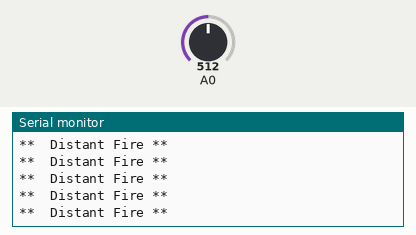
Simulated run of this sketch. Board: Arduino Uno, built with avr-gcc and run on an emulated ATmega328P. On the bench: the last lines printed to the serial monitor. The test bench sets the inputs (shaded band); at power-on: A0 = 512.

Above: at 1.2 s.
1.3 s: A0 set to 669
2.8 s: A0 set to 692
At 3.4 s:
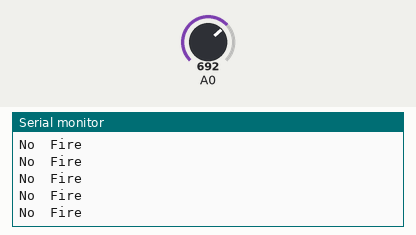
4.7 s: A0 set to 306
At 5.5 s:
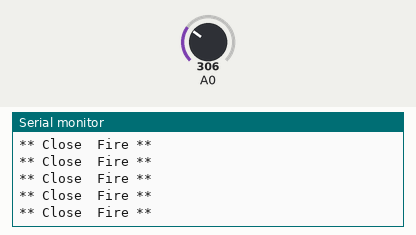
6.6 s: A0 set to 350
At 7.1 s:
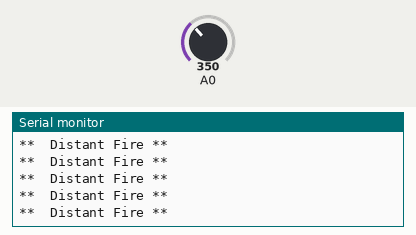
9.6 s: A0 set to 122
At 10.5 s:
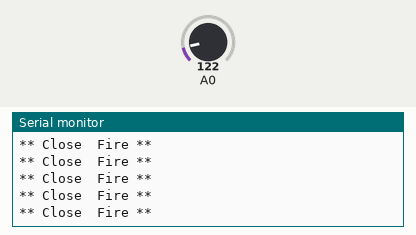
12.6 s: A0 set to 511
At 13.5 s:
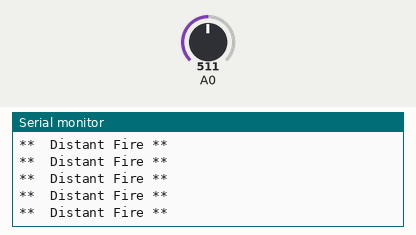

The sketch:

Flame_sensor.ino
```cpp
const int sensorMin = 0;     //  sensor minimum
const int sensorMax = 1024;  // sensor maximum

void setup()  {
  // initialize serial communication @ 9600 baud:
  Serial.begin(9600);
}
void loop() {
  // read the sensor on analog A0:
	int sensorReading  = analogRead(A0);
  // map the sensor range (four options):
  // ex: 'long  int map(long int, long int, long int, long int, long int)'
	int range = map(sensorReading,  sensorMin, sensorMax, 0, 3);

  // range value:
  switch (range) {
  case 0:    // A fire closer than 1.5 feet away.
    Serial.println("** Close  Fire **");
    break;
  case 1:    // A fire between 1-3 feet away.
    Serial.println("**  Distant Fire **");
    break;
  case 2:    // No fire detected.
    Serial.println("No  Fire");
    break;
  }
  delay(1);  // delay between reads
}
```

Measured:
- the behaviour switches between 682 and 683 on A0 (found by bisection; images 0 and 1)
- the behaviour switches between 341 and 342 on A0 (found by bisection; images 2 and 3)
- after the input at 2.8 s, the serial monitor: prints a new line after 0.08 s (image 1)
- after the input at 4.7 s, the serial monitor: prints a new line after 0.08 s (image 2)
- after the input at 6.6 s, the serial monitor: prints a new line after 0.07 s (image 3)
